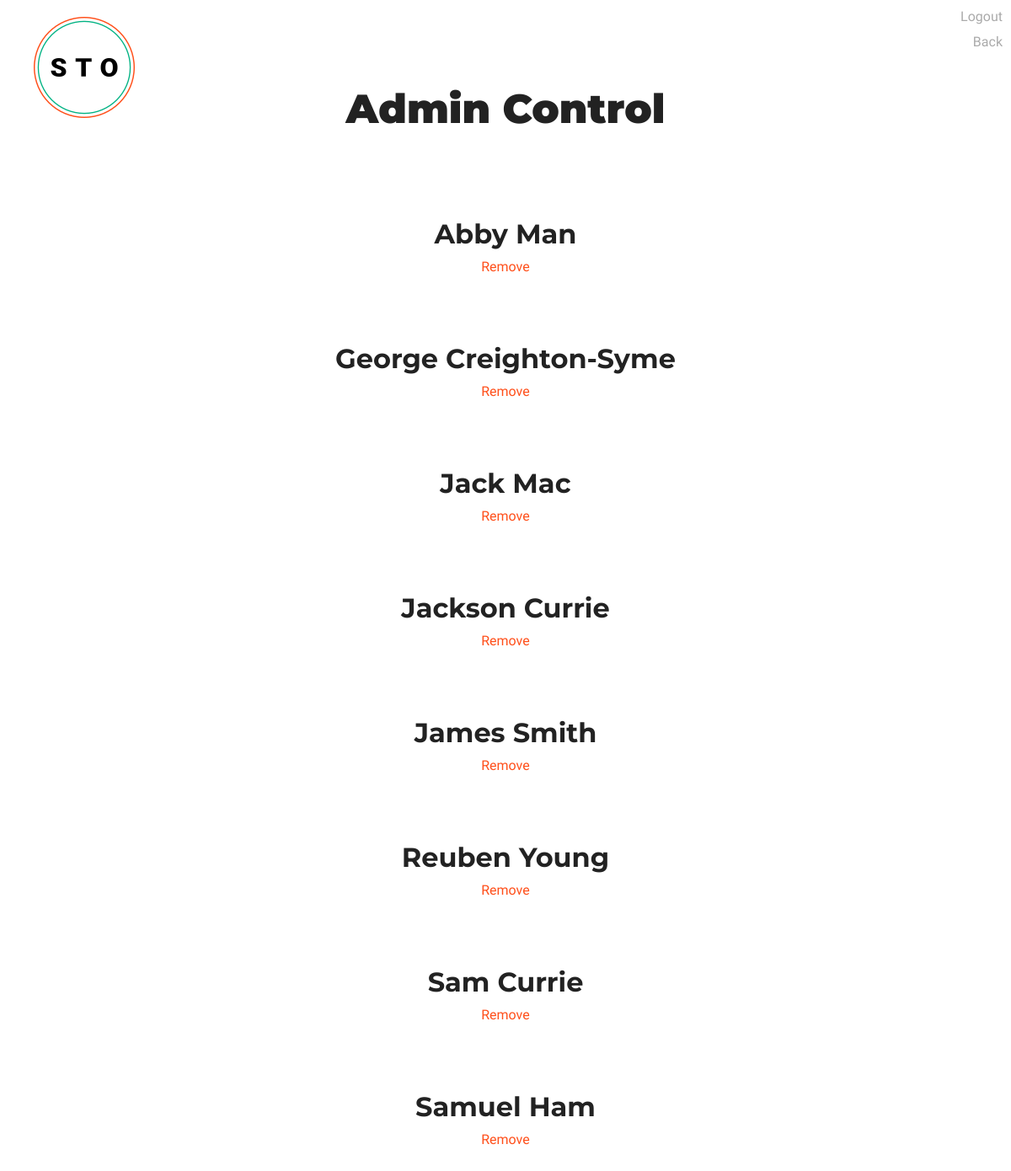
/admin.php (signed in), run on the app's committed database.
### tables this page shows
CREATE TABLE IF NOT EXISTS `tutors` (
  `username` varchar(20) NOT NULL,
  `hash` varchar(64) NOT NULL,
  `salt` varchar(32) NOT NULL,
  `firstname` varchar(20) NOT NULL,
  `surname` varchar(20) NOT NULL,
  `age` tinyint(4) NOT NULL,
  `description` varchar(500) NOT NULL,
  `image` varchar(300) NOT NULL,
  `email` varchar(40) NOT NULL,
  PRIMARY KEY  (`username`)
);

### admin.php (the view, shortened to what this page needs)
<?php
include 'connect.php';
$query = 'SELECT username, firstname, surname
          FROM tutors
          ORDER BY firstname ASC';
include('common-top.php');
?>
</head>
<body>
    <?php include 'header.php' ?>
    <a class="logout" href="do-logout.php">Logout</a>
    <a class="admin-back back" href="form-tutor-details.php">Back</a>
    <main>
        <h1 class="page-heading">Admin Control</h1>
        <?php
        $result = mysqli_query($link,$query);
        while($record = mysqli_fetch_array($result))
        {
            echo(
                '<div class="subject">
                    <h2 class="subheading tutor-name">'.$record['firstname'].' '.$record['surname'].'</h2>
                    <a class="remove" href="do-remove-tutor.php?code='.$record['username'].'">Remove</a>
                </div>'
            );
        }
        ?>
    </main>
</body>
</html>

### common-top.php (shortened to what this page needs)
<!DOCTYPE html>
<html>
<head>
    <link rel="stylesheet" type="text/css" href="css/main.css">

### header.php
<header>
    <a href="index.php"><img alt="logo" id="logo" src="images/logo.png"/></a>
</header>

### css/main.css (style rules this page uses)
body { margin: 0; padding: 0; }
main { padding-bottom: 50px; }
#logo { display: block; margin: 40px auto; }
.page-heading { margin: 0 0 40px 0; font-family: 'Montserrat', sans-serif; font-weight: 900; font-size: 3em; text-align: center; color: #222; padding: 0 20px; }
.subheading { font-family: 'Montserrat', sans-serif; font-weight: 700; font-size: 2em; color: #222; }
.logout { position: absolute; top: 10px; right: 10px; font-family: 'Source Sans Pro', serif; text-decoration: none; color: #AAA; transition: 500ms; }
.back { position: absolute; top: 10px; right: 10px; font-family: 'Source Sans Pro', serif; text-decoration: none; color: #AAA; transition: 500ms; }
.admin-back { top: 40px; }
.subject { text-align: center; }
.remove { text-decoration: none; font-family: 'Source Sans Pro', sans-serif; font-size: 1em; color: #FF4F1A; transition: 500ms; }
.tutor-name { margin: 80px 0 10px 0; }
@media screen and (min-width: 768px) { #logo { position: absolute; top: 20px; left: 40px; margin: 0; } }
@media screen and (min-width: 768px) { .page-heading { margin: 100px 0 100px 0; } }

### data on the page
tutors: firstname "Abby", surname "Man"
tutors: firstname "George", surname "Creighton-Syme"
tutors: firstname "Jack", surname "Mac"
tutors: firstname "Jackson", surname "Currie"
tutors: firstname "James", surname "Smith"
tutors: firstname "Reuben", surname "Young"
tutors: firstname "Sam", surname "Currie"
tutors: firstname "Samuel", surname "Ham"
